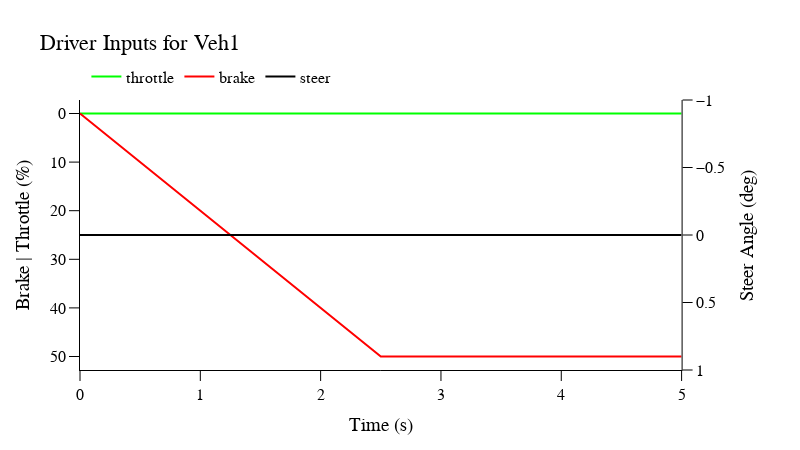

Notebook cell for this chart:
### Code cell
# %% Change driver inputs
time = [0, 2.5, 5]
throttle = [0, 0, 0]
brake = [0, .5, .5]
steer = [0, 0, 0]

veh1.time_inputs(time, throttle, brake, steer)

### Figure 1 — Plotly figure (JSON) as saved in the notebook; plotly's stock layout.template omitted (floating-point values rounded to 4 significant figures)
{"data": [{"line": {"color": "rgb(0, 255, 0)", "width": 2}, "mode": "lines", "name": "throttle", "type": "scatter", "x": [0, 0.1, 0.2, 0.3, 0.4, 0.5, 0.6, 0.7, 0.8, 0.9, 1, 1.1, 1.2, 1.3, 1.4, 1.5, 1.6, 1.7, 1.8, 1.9, 2, 2.1, 2.2, 2.3, 2.4, 2.5, 2.6, 2.7, 2.8, 2.9, 3, 3.1, 3.2, 3.3, 3.4, 3.5, 3.6, 3.7, 3.8, 3.9, 4, 4.1, 4.2, 4.3, 4.4, 4.5, 4.6, 4.7, 4.8, 4.9, 5], "xaxis": "x", "y": [0, 0, 0, 0, 0, 0, 0, 0, 0, 0, 0, 0, 0, 0, 0, 0, 0, 0, 0, 0, 0, 0, 0, 0, 0, 0, 0, 0, 0, 0, 0, 0, 0, 0, 0, 0, 0, 0, 0, 0, 0, 0, 0, 0, 0, 0, 0, 0, 0, 0, 0], "yaxis": "y"}, {"line": {"color": "rgb(255, 0, 0)", "width": 2}, "mode": "lines", "name": "brake", "type": "scatter", "x": [0, 0.1, 0.2, 0.3, 0.4, 0.5, 0.6, 0.7, 0.8, 0.9, 1, 1.1, 1.2, 1.3, 1.4, 1.5, 1.6, 1.7, 1.8, 1.9, 2, 2.1, 2.2, 2.3, 2.4, 2.5, 2.6, 2.7, 2.8, 2.9, 3, 3.1, 3.2, 3.3, 3.4, 3.5, 3.6, 3.7, 3.8, 3.9, 4, 4.1, 4.2, 4.3, 4.4, 4.5, 4.6, 4.7, 4.8, 4.9, 5], "xaxis": "x", "y": [0, 2, 4, 6, 8, 10, 12, 14.0, 16, 18, 20, 22, 24, 26, 28.0, 30, 32, 34, 36, 38, 40, 42, 44, 46, 48, 50, 50, 50, 50, 50, 50, 50, 50, 50, 50, 50, 50, 50, 50, 50, 50, 50, 50, 50, 50, 50, 50, 50, 50, 50, 50], "yaxis": "y"}, {"line": {"color": "rgb(0, 0, 0)", "width": 2}, "mode": "lines", "name": "steer", "type": "scatter", "x": [0, 0.1, 0.2, 0.3, 0.4, 0.5, 0.6, 0.7, 0.8, 0.9, 1, 1.1, 1.2, 1.3, 1.4, 1.5, 1.6, 1.7, 1.8, 1.9, 2, 2.1, 2.2, 2.3, 2.4, 2.5, 2.6, 2.7, 2.8, 2.9, 3, 3.1, 3.2, 3.3, 3.4, 3.5, 3.6, 3.7, 3.8, 3.9, 4, 4.1, 4.2, 4.3, 4.4, 4.5, 4.6, 4.7, 4.8, 4.9, 5], "xaxis": "x", "y": [0, 0, 0, 0, 0, 0, 0, 0, 0, 0, 0, 0, 0, 0, 0, 0, 0, 0, 0, 0, 0, 0, 0, 0, 0, 0, 0, 0, 0, 0, 0, 0, 0, 0, 0, 0, 0, 0, 0, 0, 0, 0, 0, 0, 0, 0, 0, 0, 0, 0, 0], "yaxis": "y2"}], "layout": {"autosize": false, "font": {"color": "black", "family": "Arial", "size": 16}, "height": 450, "legend": {"orientation": "h", "x": 0.01, "xanchor": "left", "y": 1.15, "yanchor": "top"}, "title": {"text": "Driver Inputs for Veh1"}, "width": 800, "xaxis": {"anchor": "y", "domain": [0, 0.94], "linecolor": "black", "linewidth": 1, "showgrid": false, "showline": true, "tickcolor": "black", "ticklen": 10, "ticks": "outside", "tickwidth": 1, "title": {"text": "Time (s)"}, "zeroline": false}, "yaxis": {"anchor": "x", "autorange": "reversed", "domain": [0, 1], "linecolor": "black", "linewidth": 1, "showgrid": false, "showline": true, "tickcolor": "black", "ticklen": 10, "ticks": "outside", "tickwidth": 1, "title": {"text": "Brake | Throttle (%)"}, "zeroline": false}, "yaxis2": {"anchor": "x", "autorange": "reversed", "linecolor": "black", "linewidth": 1, "overlaying": "y", "showgrid": false, "showline": true, "side": "right", "tickcolor": "black", "ticklen": 10, "ticks": "outside", "tickwidth": 1, "title": {"text": "Steer Angle (deg)"}, "zeroline": false}}}
